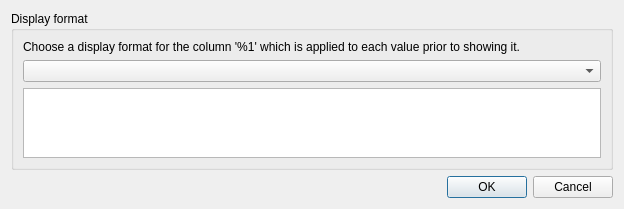
<?xml version="1.0" encoding="UTF-8"?>
<ui version="4.0">
 <class>ColumnDisplayFormatDialog</class>
 <widget class="QDialog" name="ColumnDisplayFormatDialog">
  <property name="geometry">
   <rect>
    <x>0</x>
    <y>0</y>
    <width>624</width>
    <height>205</height>
   </rect>
  </property>
  <property name="windowTitle">
   <string>Choose display format</string>
  </property>
  <layout class="QVBoxLayout" name="verticalLayout">
   <item>
    <widget class="QGroupBox" name="groupBox">
     <property name="title">
      <string>Display format</string>
     </property>
     <layout class="QVBoxLayout" name="verticalLayout_2">
      <item>
       <widget class="QLabel" name="labelDisplayFormat">
        <property name="text">
         <string>Choose a display format for the column '%1' which is applied to each value prior to showing it.</string>
        </property>
       </widget>
      </item>
      <item>
       <widget class="QComboBox" name="comboDisplayFormat"/>
      </item>
      <item>
       <widget class="SqlTextEdit" name="editDisplayFormat"/>
      </item>
     </layout>
    </widget>
   </item>
   <item>
    <widget class="QDialogButtonBox" name="buttonBox">
     <property name="orientation">
      <enum>Qt::Horizontal</enum>
     </property>
     <property name="standardButtons">
      <set>QDialogButtonBox::Cancel|QDialogButtonBox::Ok</set>
     </property>
    </widget>
   </item>
  </layout>
 </widget>
 <customwidgets>
  <customwidget>
   <class>SqlTextEdit</class>
   <extends>QTextEdit</extends>
   <header>sqltextedit.h</header>
   <container>1</container>
  </customwidget>
 </customwidgets>
 <tabstops>
  <tabstop>comboDisplayFormat</tabstop>
  <tabstop>editDisplayFormat</tabstop>
 </tabstops>
 <resources/>
 <connections>
  <connection>
   <sender>buttonBox</sender>
   <signal>accepted()</signal>
   <receiver>ColumnDisplayFormatDialog</receiver>
   <slot>accept()</slot>
   <hints>
    <hint type="sourcelabel">
     <x>227</x>
     <y>188</y>
    </hint>
    <hint type="destinationlabel">
     <x>157</x>
     <y>204</y>
    </hint>
   </hints>
  </connection>
  <connection>
   <sender>buttonBox</sender>
   <signal>rejected()</signal>
   <receiver>ColumnDisplayFormatDialog</receiver>
   <slot>reject()</slot>
   <hints>
    <hint type="sourcelabel">
     <x>295</x>
     <y>194</y>
    </hint>
    <hint type="destinationlabel">
     <x>286</x>
     <y>204</y>
    </hint>
   </hints>
  </connection>
  <connection>
   <sender>comboDisplayFormat</sender>
   <signal>currentIndexChanged(int)</signal>
   <receiver>ColumnDisplayFormatDialog</receiver>
   <slot>updateSqlCode()</slot>
   <hints>
    <hint type="sourcelabel">
     <x>125</x>
     <y>69</y>
    </hint>
    <hint type="destinationlabel">
     <x>244</x>
     <y>4</y>
    </hint>
   </hints>
  </connection>
  <connection>
   <sender>editDisplayFormat</sender>
   <signal>modificationChanged(bool)</signal>
   <receiver>ColumnDisplayFormatDialog</receiver>
   <slot>setCustom(bool)</slot>
   <hints>
    <hint type="sourcelabel">
     <x>125</x>
     <y>69</y>
    </hint>
    <hint type="destinationlabel">
     <x>244</x>
     <y>4</y>
    </hint>
   </hints>
  </connection>
 </connections>
 <slots>
  <slot>updateSqlCode()</slot>
  <slot>setCustom()</slot>
 </slots>
</ui>
